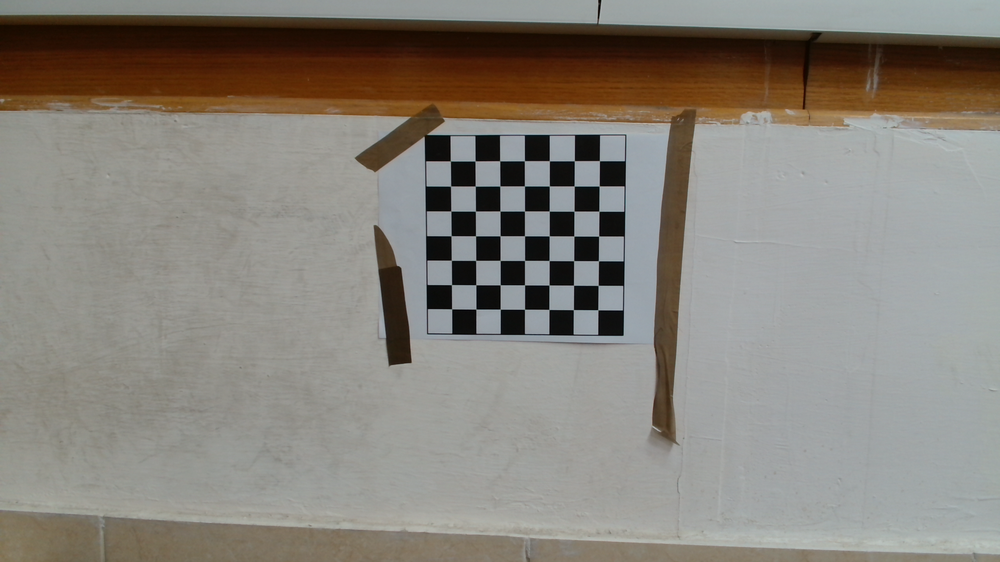
#> input picture src/calibration/ver.2/img_2022_12_14_21_40_42_548.png, 1000 x 562 px, shrunk from 1920 x 1080 before the run; its folder holds 4 pictures in this run
$ jupyter execute 1.ipynb
#> lines starting #> are read from the running program, lines starting #| are printed output that depends on the picture; after the words box and inside, x2 and y2 are one past the last pixel; in counts of white or black regions, pixels touching at a corner belong together
[cell 1]
import numpy as np
import cv2
import glob
import matplotlib.pyplot as plt

chessboardSize = (7,6)

# termination criteria
criteria = (cv2.TERM_CRITERIA_EPS + cv2.TERM_CRITERIA_MAX_ITER, 30, 0.001)
# prepare object points, like (0,0,0), (1,0,0), (2,0,0) ....,(6,5,0)
objp = np.zeros((6*7, 3), np.float32)
objp[:, :2] = np.mgrid[0:7, 0:6].T.reshape(-1, 2)
# Arrays to store object points and image points from all the images.
objpoints = []  # 3d point in real world space
imgpoints = []  # 2d points in image plane.
images = glob.glob('ver.2/*.png')
for fname in images:
		img = cv2.imread(fname)
#> img is the input picture: shape (562, 1000, 3); mean B, G, R 122.8, 130.5, 135.3
		gray = cv2.cvtColor(img, cv2.COLOR_BGR2GRAY)
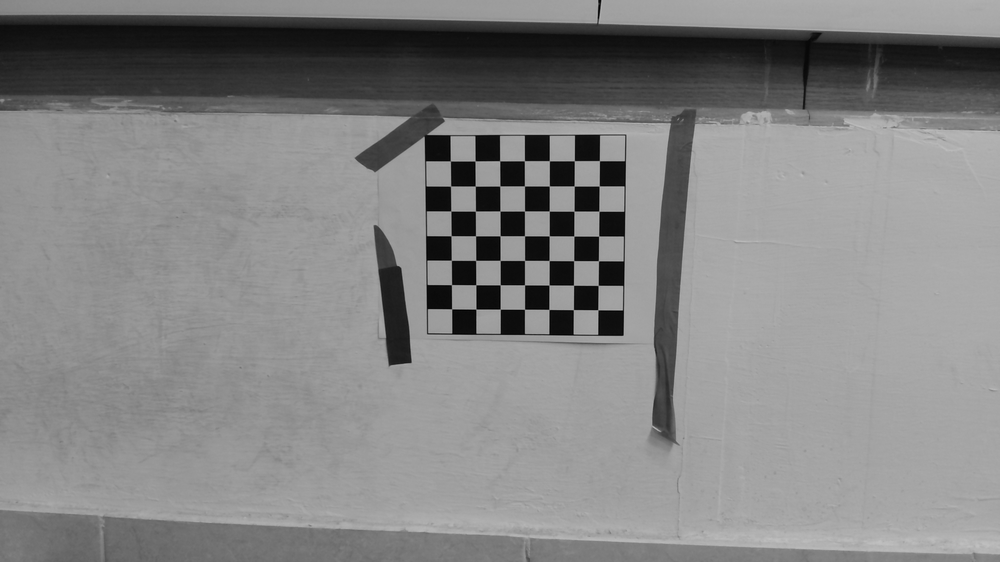
#> gray: shape (562, 1000); min 0, max 193, mean 131.1
		# Find the chess board corners
		ret, corners = cv2.findChessboardCorners(gray, chessboardSize, None)
#> ret = False; corners = None
		# If found, add object points, image points (after refining them)
		if ret == True:
				objpoints.append(objp)
				print(len(objp))
				corners2 = cv2.cornerSubPix(gray, corners, (11, 11), (-1, -1), criteria)
				imgpoints.append(corners2)
				# Draw and display the corners
				cv2.drawChessboardCorners(img, chessboardSize, corners2, ret)

				rgb_img = cv2.cvtColor(img, cv2.COLOR_BGR2RGB)
				plt.imshow(rgb_img)
#> pass 2 of the loop `for fname in images:`:
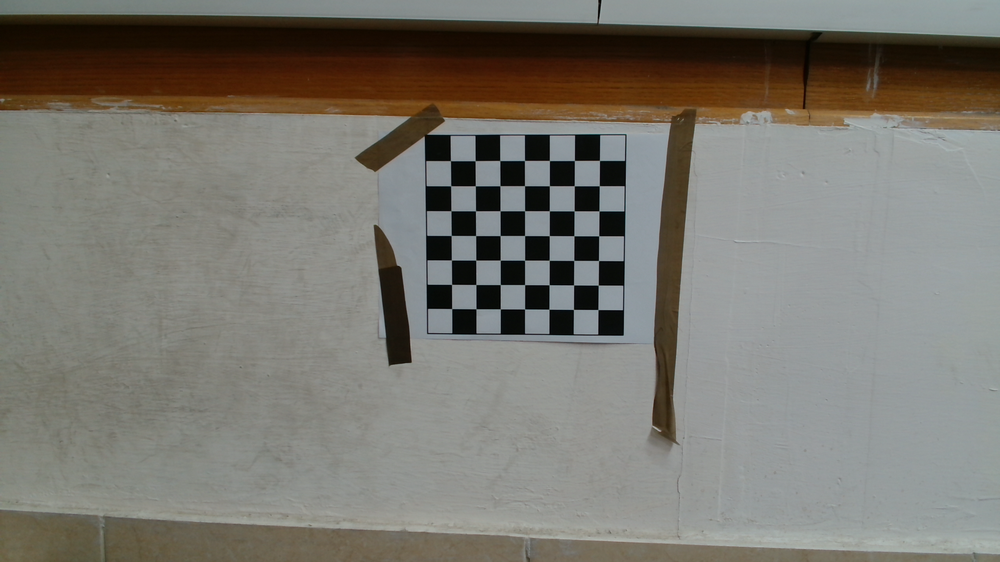
#> input picture src/calibration/ver.2/img_2022_12_14_21_41_16_572.png, 1000 x 562 px, shrunk from 1920 x 1080 before the run
#> img is the input picture: shape (562, 1000, 3); mean B, G, R 111.6, 119, 121.4
#> `gray = cv2.cvtColor(img, cv2.COLOR_BGR2GRAY)`:
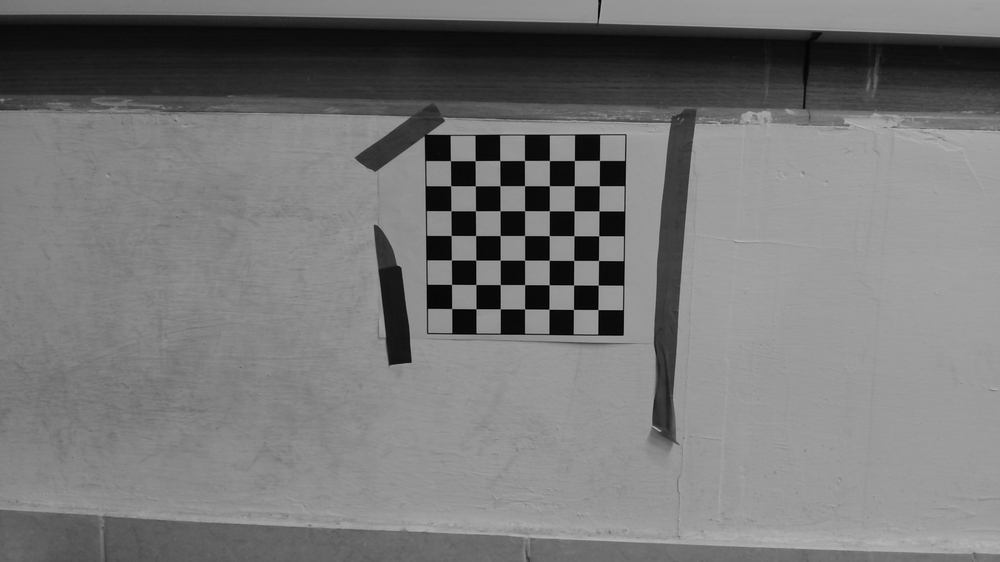
#> gray: shape (562, 1000); min 0, max 184, mean 118.9
#> ret = True; corners = 42 rows, first 8: [475.9, 308.8], [475.9, 284.5], [475.8, 260], [475.6, 235.5], [475.5, 210.8], [475.3, 185.7], [475, 160.7], [500.3, 308.9]
#> corners2 = 42 rows, first 8: [476, 308.7], [475.9, 284.5], [475.7, 260.1], [475.6, 235.5], [475.5, 210.8], [475.3, 185.8], [475.1, 160.7], [500.3, 308.8]
#> `cv2.drawChessboardCorners(img, chessboardSize, corners2, ret)`:
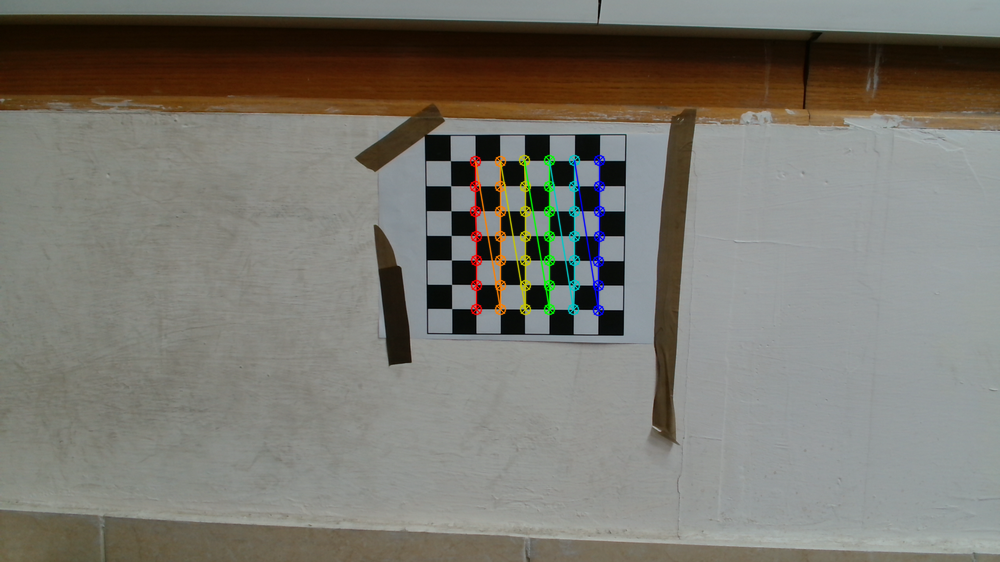
#> img: shape (562, 1000, 3); 1.44% of pixels changed, all inside (x1, y1, x2, y2) = (469, 154, 606, 317)
#> pass 3 of the loop `for fname in images:`:
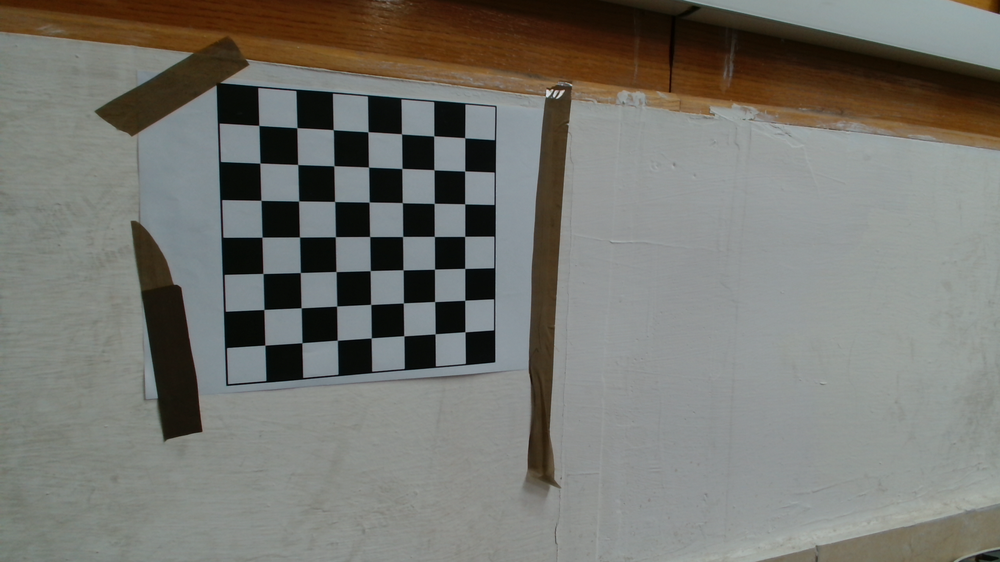
#> input picture src/calibration/ver.2/img_2022_12_14_21_41_25_140.png, 1000 x 562 px, shrunk from 1920 x 1080 before the run
#> img is the input picture: shape (562, 1000, 3); mean B, G, R 112.3, 118.2, 118.4
#> `gray = cv2.cvtColor(img, cv2.COLOR_BGR2GRAY)`:
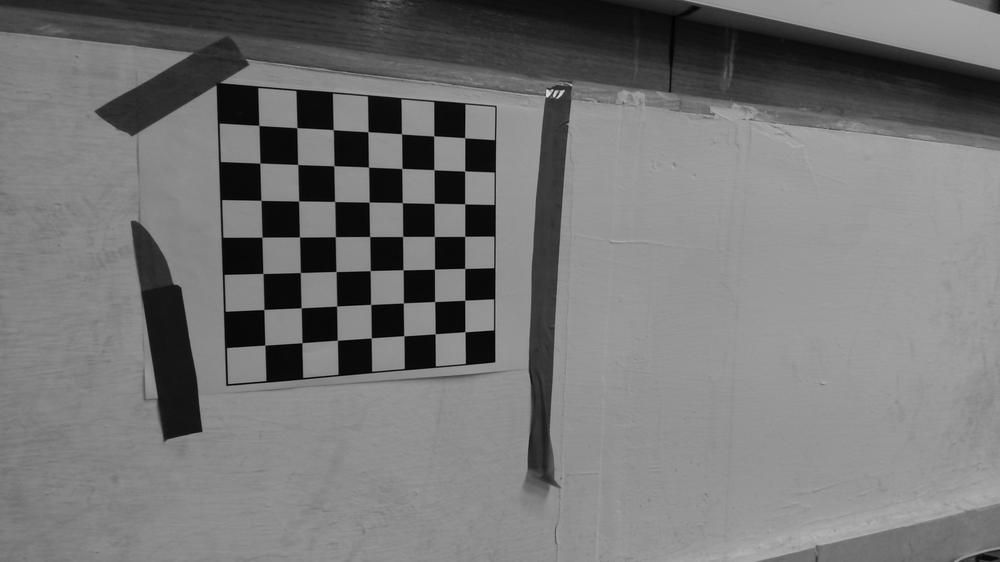
#> gray: shape (562, 1000); min 0, max 219, mean 117.6
#> ret = False; corners = None
#> the loop made 4 passes; the first 3 are shown
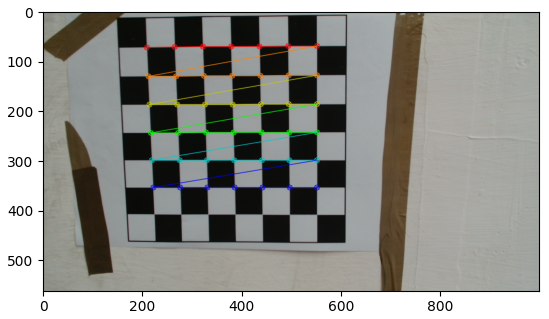
#> figure drawn by matplotlib, 1 panel
